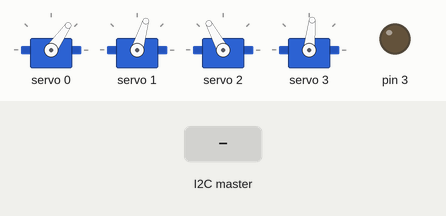
Recording of a sketch running on a simulated Arduino Uno, built with avr-gcc and run on an emulated ATmega328P. On the bench: 4 × servo, output pins drawn as LEDs (lit = HIGH). The inputs (shaded band) are chosen by the test bench. Random numbers use the default seed unless the sketch sets one; what the sketch prints to the serial monitor is not drawn.

Above: at 1.8 s.
1.9 s: the I2C master sends the byte 1
3.4 s: the I2C master sends the byte 0
At 3.56 s:
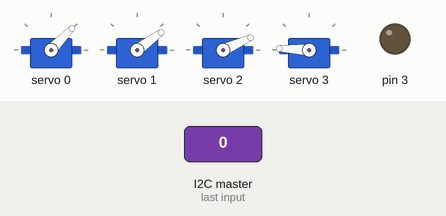
At 4.1 s:
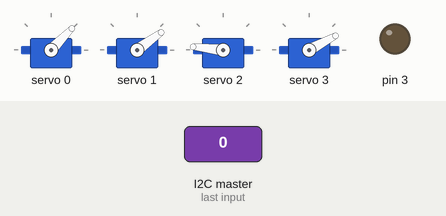
5.1 s: the I2C master sends the byte 2
6.6 s: the I2C master sends the byte 0
At 7.5 s:
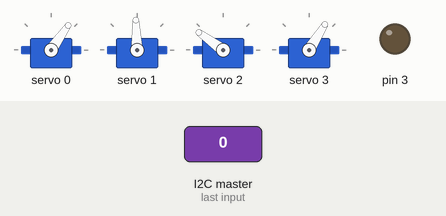
Timing chart, 0 to 18.2 s (numbered marks = the images above; inputs shaded):
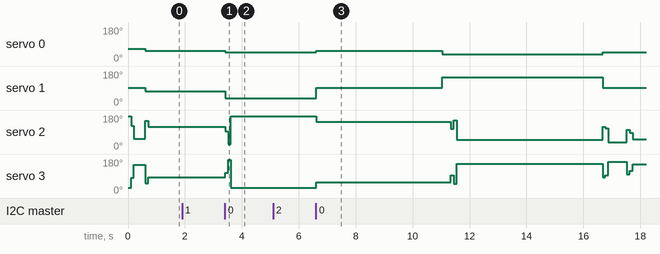

The sketch:

servo.ino
```cpp
#include "servo.h"


Adafruit_PWMServoDriver pwm = Adafruit_PWMServoDriver();

char contain = 0;
int servoangle[4] = {50, 80, 0 , 0};
int servo[4] = {50,80,0,0};
int prev_servo[4] = {0,0,0,0};

void setup() {
  Serial.begin(9600);
  Serial.println("8 channel Servo test!");// Analog servos run at ~50 Hz updates
  pwm.begin();
  pwm.setOscillatorFrequency(27000000);
  pwm.setPWMFreq(50);

  control_motor(&pwm, 1, servo, prev_servo);
  prev_servo[0] = 50;
  prev_servo[1] = 80;

  pinMode(3, OUTPUT);
  Wire.begin(SLAVE);
	Wire.onReceive(receiveFromMaster);
	Wire.onRequest(sendToMaster);

  digitalWrite(3, LOW);
}

//// 고개값 -> 50도가 정면 30도가 땅 70도가 사람.
////

int input_x = 0;
int input_y = 0;
int x = 0;
int random_time = 0;

void loop() {
  // Drive each servo one at a time using setPWM()
  if(contain == 0)
  {
    servo[0] = random_head(random(100));
    servo[1] = random_neck(random(100));
    random_time = random(4);
    control_motor(&pwm, 0, servo, prev_servo);
    control_ear(&pwm);
    my_delay(3000 + random_time * 1000);
    prev_servo[0] = servo[0];
    prev_servo[1] = servo[1];
  }
  else if (contain == '1')
  {
    sleeping(&pwm, prev_servo);
    contain = 0;
  }
  else if (contain == '2')
  {
    sading(&pwm, prev_servo);
    contain = 0;
  }
  else if (contain == '3')
  {
    angrying(&pwm, prev_servo);
    contain = 0;
  }
  else if (contain == '4')
  {
    happying(&pwm, prev_servo);
    contain = 0;
  }

}

void receiveFromMaster(int bytes) {
	char ch[2];
	for (int i = 0 ; i < bytes ; i++) {
		// 수신 버퍼 읽기
		ch[i] = Wire.read();
	}
	contain = ch[0];
	Serial.println(contain);
	digitalWrite(3, HIGH);
	delay(300);
	digitalWrite(3, LOW);
}

void sendToMaster() {
	// 자신의 슬레이브 주소를 담은 메세지를 마스터에게 보냅니다. 슬레이브 주소에 맞게 수정해야 합니다.
	Wire.write("4th Arduino ");
}


void my_delay(int time)
{
	int i = 0;
	while(i < time)
	{
		if (contain != 0)
			break;
		delay(1);
		i++;
	}
}


/*
void setServoPulse(uint8_t n, double pulse) {
  double pulselength;

  pulselength = 1000000;   // 1,000,000 us per second
  pulselength /= SERVO_FREQ;   // Analog servos run at ~60 Hz updates
  Serial.print(pulselength); Serial.println(" us per period");
  pulselength /= 4096;  // 12 bits of resolution
  Serial.print(pulselength); Serial.println(" us per bit");
  pulse *= 1000000;  // convert input seconds to us
  pulse /= pulselength;
  Serial.println(pulse);
  //pwm.setPWM(n, 0, pulse);
}
*/
```

servo.h
```cpp
#include <Wire.h>
#include <Adafruit_PWMServoDriver.h>

/////// A4 - SDA A5 - SCL

// called this way, it uses the default address 0x40

// you can also call it with a different address you want
//Adafruit_PWMServoDriver pwm = Adafruit_PWMServoDriver(0x41);
// you can also call it with a different address and I2C interface
//Adafruit_PWMServoDriver pwm = Adafruit_PWMServoDriver(0x40, Wire);


#define SERVOMIN  150 // This is the 'minimum' pulse length count (out of 4096)
#define SERVOMAX  500 // This is the 'maximum' pulse length count (out of 4096)
#define USMIN  600 // This is the rounded 'minimum' microsecond length based on the minimum pulse of 150
#define USMAX  2400 // This is the rounded 'maximum' microsecond length based on the maximum pulse of 600
#define SERVO_FREQ 50 // Analog servos run at ~50 Hz updates
#define SLAVE 3


void sleeping(Adafruit_PWMServoDriver *pwm, int *prev_angle);
void sading(Adafruit_PWMServoDriver *pwm, int *prev_angle);
void angrying(Adafruit_PWMServoDriver *pwm, int *prev_angle);
void happying(Adafruit_PWMServoDriver *pwm, int *prev_angle);

int angleToPulse(int angle);
int initial_time(int angle, int prev_angle);
void control_motor(Adafruit_PWMServoDriver *pwm, int motor, int *angle, int *prev_angle);
int random_head(int random_number);
int random_neck(int random_number);
void control_ear(Adafruit_PWMServoDriver *pwm, int angle = 0);
void slow_motor_control(Adafruit_PWMServoDriver *pwm,int motor, int angle, int *prev_angle, int speed = 50);
```

servomotor.cpp
```cpp
#include "servo.h"

///900 - 180도
void slow_motor_control(Adafruit_PWMServoDriver *pwm,int motor, int angle, int *prev_angle, int speed = 50)
{

	if(*prev_angle >= angle)
	{
		for (int i = *prev_angle; i >= angle; i--)
		{
				Serial.println(i);
    			pwm -> setPWM(motor, 0, angleToPulse(i));
				delay(speed);
		}
	}
	else
	{
		for(int i = *prev_angle; i < angle; i++)
		{
			Serial.println(i);
    		pwm -> setPWM(motor, 0, angleToPulse(i));
			delay(speed);
		}

	}
	pwm -> setPWM(0, 0, 4096);
	*prev_angle = angle;
}
//// 0 -> neck
//// 1 -> face
void sleeping(Adafruit_PWMServoDriver *pwm, int *prev_angle)
{
	int rand_switch = random(2);

	if (rand_switch == 0)
		slow_motor_control(pwm, 0, 10, &prev_angle[0], 30);
	else
	{
		pwm -> setPWM(1, 0, angleToPulse(80));
		slow_motor_control(pwm, 0, 10, &prev_angle[0], 30);
	}
	pwm -> setPWM(2, 0, angleToPulse(180));
	pwm -> setPWM(3, 0, angleToPulse(0));
	delay(4000);

}

void sading(Adafruit_PWMServoDriver *pwm, int *prev_angle)
{
	pwm -> setPWM(2, 0, angleToPulse(180));///귀제어
	pwm -> setPWM(3, 0, angleToPulse(0));/// 귀제어

	pwm -> setPWM(0, 0, angleToPulse(20));
	slow_motor_control(pwm, 1, 30, &prev_angle[1], 10);
	slow_motor_control(pwm, 1, 130, &prev_angle[1], 10);
	slow_motor_control(pwm, 1, 80, &prev_angle[1], 10);

	delay(4000);
}

void angrying(Adafruit_PWMServoDriver *pwm, int *prev_angle)
{
	int rand_switch = random(2);

	if (rand_switch == 0)
		slow_motor_control(pwm, 0, 70, &prev_angle[0], 30);
	else
	{
		pwm -> setPWM(1, 0, angleToPulse(80));
		slow_motor_control(pwm, 0, 70, &prev_angle[0], 30);
	}
	pwm -> setPWM(2, 0, angleToPulse(0));
	pwm -> setPWM(3, 0, angleToPulse(180));
	delay(4000);
}

void happying(Adafruit_PWMServoDriver *pwm, int *prev_angle)
{
	pwm -> setPWM(2, 0, angleToPulse(0));///귀제어
	pwm -> setPWM(3, 0, angleToPulse(180));/// 귀제어

	pwm -> setPWM(0, 0, angleToPulse(80));
	slow_motor_control(pwm, 1, 30, &prev_angle[1], 10);
	slow_motor_control(pwm, 1, 130, &prev_angle[1], 10);
	slow_motor_control(pwm, 1, 80, &prev_angle[1], 10);

	delay(4000);
}

void control_motor(Adafruit_PWMServoDriver *pwm, int motor, int *angle, int *prev_angle)
{

	int pulse_0 = angleToPulse(angle[0]);
	int time_0 = initial_time(angle[0], prev_angle[0]);
	int pulse_1 = angleToPulse(angle[1]);
	int time_1 = initial_time(angle[0], prev_angle[1]);
	int time = (time_0 > time_1) ? time_0 : time_1;

	pwm -> setPWM(0, 0, pulse_0);
	pwm -> setPWM(1, 0, pulse_1);
	control_ear(pwm);
	delay(time);
	pwm -> setPWM(0, 0, 4096);
	pwm -> setPWM(1, 0, 4096);
}

/*
void control_motor(Adafruit_PWMServoDriver *pwm, int motor, int tar_angle, int cur_angle)
{
	int time = initial_time(tar_angle, cur_angle);

	pwm -> setPWM(motor, 0, angleToPulse(tar_angle));

	// 일정 등록 -> (현재시간 + time) - pwm -> setPWM(motor, 0, 4096);
}

void stop_motor(Adafruit_PWMServoDriver *pwm, int motor)
{
	pwm -> setPWM(motor, 0, 4096);
}
*/
void control_ear(Adafruit_PWMServoDriver *pwm, int angle = 0)
{
	int count = random(0, 4);

	int rand_angle = 0;
	for(int i = 0; i < count; i++)
	{
		rand_angle = random(0,  180);
		pwm -> setPWM(2, 0, angleToPulse(rand_angle));
		pwm -> setPWM(3, 0, angleToPulse(abs(180 - rand_angle)));
		delay(100);
	}
}


int angleToPulse(int angle)
{
  int pulse = map(angle, 0, 180, SERVOMIN, SERVOMAX);
  return pulse;
}

int initial_time(int angle, int prev_angle)
{
	int temp;

	temp = angle - prev_angle;
	if (temp < 0)
		temp = -temp;
	temp = temp *5;
	if (temp < 300)
		temp = 300;
	return temp;
}

int random_head(int random_number)
{
	if(random_number <= 30)
		return 40;
	else if(random_number <= 40)
		return 20;
	else if(random_number <= 50)
		return 60;
	else if(random_number <= 70)
		return 30;
	else if(random_number <= 900)
		return 50;
	else if(random_number <= 100)
		return 70;
	return 40;
}

int random_neck(int random_number)
{
	if(random_number <= 30)
		return 80;
	else if(random_number <= 40)
		return 40;
	else if(random_number <= 50)
		return 120;
	else if(random_number <= 70)
		return 100;
	else if(random_number <= 90)
		return 60;
	else if(random_number <= 95)
		return 20;
	else if(random_number <= 100)
		return 140;
	return 80;


}
```

Measured:
- after the input at 3.4 s, servo 0: 55° → 46° at once; servo 1: 73° → 36° at once; servo 2: 118° → 94° at once, → 24° 0.10 s later, → 174° 0.10 s later; servo 3: 84° → 107° at once, → 177° 0.10 s later, → 28° 0.10 s later
- after the input at 6.6 s, servo 0: 46° → 55° at once, → 36° 4.4 s later, → 46° 5.6 s later; servo 1: 36° → 92° at once, → 147° 4.4 s later, → 92° 5.6 s later
